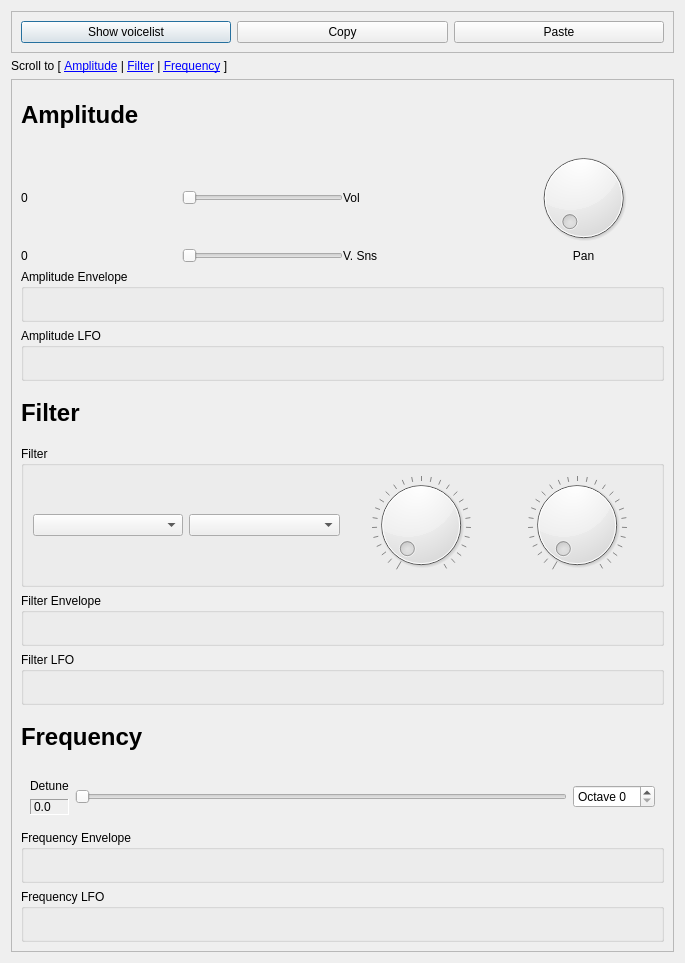
<?xml version="1.0" encoding="UTF-8"?>
<ui version="4.0">
 <class>AddNoteUi</class>
 <widget class="QDialog" name="AddNoteUi">
  <property name="geometry">
   <rect>
    <x>0</x>
    <y>0</y>
    <width>685</width>
    <height>963</height>
   </rect>
  </property>
  <property name="windowTitle">
   <string>Dialog</string>
  </property>
  <layout class="QVBoxLayout" name="verticalLayout">
   <item>
    <widget class="QFrame" name="frame">
     <property name="frameShape">
      <enum>QFrame::StyledPanel</enum>
     </property>
     <property name="frameShadow">
      <enum>QFrame::Raised</enum>
     </property>
     <layout class="QHBoxLayout" name="horizontalLayout">
      <item>
       <widget class="QPushButton" name="pushButton_3">
        <property name="text">
         <string>Show voicelist</string>
        </property>
       </widget>
      </item>
      <item>
       <widget class="QPushButton" name="pushButton">
        <property name="text">
         <string>Copy</string>
        </property>
       </widget>
      </item>
      <item>
       <widget class="QPushButton" name="pushButton_2">
        <property name="text">
         <string>Paste</string>
        </property>
       </widget>
      </item>
     </layout>
    </widget>
   </item>
   <item>
    <widget class="QLabel" name="label">
     <property name="text">
      <string>Scroll to [ &lt;a href=&quot;filters&quot;&gt;&lt;span style=&quot; text-decoration: underline; color:#0000ff;&quot;&gt;Amplitude&lt;/span&gt;&lt;/a&gt; | &lt;a href=&quot;filters&quot;&gt;&lt;span style=&quot; text-decoration: underline; color:#0000ff;&quot;&gt;Filter&lt;/span&gt;&lt;/a&gt; | &lt;a href=&quot;frequency&quot;&gt;&lt;span style=&quot; text-decoration: underline; color:#0000ff;&quot;&gt;Frequency&lt;/span&gt;&lt;/a&gt; ]</string>
     </property>
    </widget>
   </item>
   <item>
    <widget class="QScrollArea" name="scrollArea">
     <property name="verticalScrollBarPolicy">
      <enum>Qt::ScrollBarAsNeeded</enum>
     </property>
     <property name="widgetResizable">
      <bool>true</bool>
     </property>
     <widget class="QWidget" name="scrollAreaWidgetContents">
      <property name="geometry">
       <rect>
        <x>0</x>
        <y>0</y>
        <width>671</width>
        <height>882</height>
       </rect>
      </property>
      <layout class="QVBoxLayout" name="verticalLayout_2">
       <item>
        <widget class="QLabel" name="label_2">
         <property name="text">
          <string>&lt;h1&gt;Amplitude&lt;/h1&gt;</string>
         </property>
        </widget>
       </item>
       <item>
        <layout class="QGridLayout" name="gridLayout">
         <property name="spacing">
          <number>0</number>
         </property>
         <item row="0" column="0">
          <widget class="QLabel" name="label_5">
           <property name="text">
            <string>0</string>
           </property>
          </widget>
         </item>
         <item row="0" column="1">
          <widget class="QSlider" name="horizontalSlider">
           <property name="sizePolicy">
            <sizepolicy hsizetype="Preferred" vsizetype="Fixed">
             <horstretch>0</horstretch>
             <verstretch>0</verstretch>
            </sizepolicy>
           </property>
           <property name="orientation">
            <enum>Qt::Horizontal</enum>
           </property>
          </widget>
         </item>
         <item row="0" column="2">
          <widget class="QLabel" name="label_6">
           <property name="text">
            <string>Vol</string>
           </property>
          </widget>
         </item>
         <item row="1" column="0">
          <widget class="QLabel" name="label_7">
           <property name="text">
            <string>0</string>
           </property>
          </widget>
         </item>
         <item row="1" column="1">
          <widget class="QSlider" name="horizontalSlider_2">
           <property name="sizePolicy">
            <sizepolicy hsizetype="Preferred" vsizetype="Fixed">
             <horstretch>0</horstretch>
             <verstretch>0</verstretch>
            </sizepolicy>
           </property>
           <property name="orientation">
            <enum>Qt::Horizontal</enum>
           </property>
          </widget>
         </item>
         <item row="1" column="2">
          <widget class="QLabel" name="label_8">
           <property name="text">
            <string>V. Sns</string>
           </property>
          </widget>
         </item>
         <item row="0" column="3">
          <widget class="Dial" name="dial">
           <property name="sizePolicy">
            <sizepolicy hsizetype="Preferred" vsizetype="Preferred">
             <horstretch>0</horstretch>
             <verstretch>0</verstretch>
            </sizepolicy>
           </property>
          </widget>
         </item>
         <item row="1" column="3">
          <widget class="QLabel" name="label_10">
           <property name="text">
            <string>Pan</string>
           </property>
           <property name="alignment">
            <set>Qt::AlignCenter</set>
           </property>
          </widget>
         </item>
        </layout>
       </item>
       <item>
        <widget class="EnvelopeBox" name="amplitudeEnvelope">
         <property name="title">
          <string>Amplitude Envelope</string>
         </property>
        </widget>
       </item>
       <item>
        <widget class="LFOBox" name="amplitudeLFO">
         <property name="title">
          <string>Amplitude LFO</string>
         </property>
        </widget>
       </item>
       <item>
        <widget class="QLabel" name="label_3">
         <property name="text">
          <string>&lt;h1&gt;Filter&lt;/h1&gt;</string>
         </property>
        </widget>
       </item>
       <item>
        <widget class="QGroupBox" name="groupBox">
         <property name="title">
          <string>Filter</string>
         </property>
         <property name="controlId" stdset="0">
          <string>FilterParams</string>
         </property>
         <layout class="QGridLayout" name="gridLayout_2">
          <item row="0" column="0">
           <widget class="ComboBox" name="comboBox_3">
            <property name="controlId" stdset="0">
             <string>Type</string>
            </property>
           </widget>
          </item>
          <item row="0" column="1">
           <widget class="ComboBox" name="comboBox_4">
            <property name="controlId" stdset="0">
             <string>Category</string>
            </property>
           </widget>
          </item>
          <item row="0" column="2">
           <widget class="Dial" name="partPan_2">
            <property name="maximum">
             <number>127</number>
            </property>
            <property name="pageStep">
             <number>32</number>
            </property>
            <property name="wrapping">
             <bool>false</bool>
            </property>
            <property name="notchTarget">
             <double>4.699999999999999</double>
            </property>
            <property name="notchesVisible">
             <bool>true</bool>
            </property>
            <property name="controlId" stdset="0">
             <string>CenterFrequency</string>
            </property>
           </widget>
          </item>
          <item row="0" column="3">
           <widget class="Dial" name="masterVolume_10">
            <property name="maximum">
             <number>127</number>
            </property>
            <property name="pageStep">
             <number>32</number>
            </property>
            <property name="wrapping">
             <bool>false</bool>
            </property>
            <property name="notchTarget">
             <double>4.699999999999999</double>
            </property>
            <property name="notchesVisible">
             <bool>true</bool>
            </property>
            <property name="controlId" stdset="0">
             <string>Frequency</string>
            </property>
           </widget>
          </item>
         </layout>
        </widget>
       </item>
       <item>
        <widget class="EnvelopeBox" name="filterEnvelope">
         <property name="title">
          <string>Filter Envelope</string>
         </property>
        </widget>
       </item>
       <item>
        <widget class="LFOBox" name="filterLFO">
         <property name="title">
          <string>Filter LFO</string>
         </property>
        </widget>
       </item>
       <item>
        <widget class="QLabel" name="label_4">
         <property name="text">
          <string>&lt;h1&gt;Frequency&lt;/h1&gt;</string>
         </property>
        </widget>
       </item>
       <item>
        <widget class="QWidget" name="widget" native="true">
         <layout class="QHBoxLayout" name="horizontalLayout_3">
          <item>
           <layout class="QVBoxLayout" name="verticalLayout_4">
            <item>
             <widget class="QLabel" name="label_9">
              <property name="text">
               <string>Detune</string>
              </property>
             </widget>
            </item>
            <item>
             <widget class="QLabel" name="label_11">
              <property name="frameShape">
               <enum>QFrame::Panel</enum>
              </property>
              <property name="frameShadow">
               <enum>QFrame::Sunken</enum>
              </property>
              <property name="text">
               <string>0.0</string>
              </property>
             </widget>
            </item>
           </layout>
          </item>
          <item>
           <widget class="QSlider" name="horizontalSlider_3">
            <property name="orientation">
             <enum>Qt::Horizontal</enum>
            </property>
           </widget>
          </item>
          <item>
           <widget class="QSpinBox" name="octave">
            <property name="prefix">
             <string>Octave </string>
            </property>
           </widget>
          </item>
         </layout>
        </widget>
       </item>
       <item>
        <widget class="EnvelopeBox" name="frequencyEnvelope">
         <property name="title">
          <string>Frequency Envelope</string>
         </property>
        </widget>
       </item>
       <item>
        <widget class="LFOBox" name="frequencyLFO">
         <property name="title">
          <string>Frequency LFO</string>
         </property>
        </widget>
       </item>
      </layout>
     </widget>
    </widget>
   </item>
  </layout>
 </widget>
 <customwidgets>
  <customwidget>
   <class>Dial</class>
   <extends>QDial</extends>
   <header>Dial.h</header>
  </customwidget>
  <customwidget>
   <class>ComboBox</class>
   <extends>QComboBox</extends>
   <header>Combobox.h</header>
  </customwidget>
  <customwidget>
   <class>LFOBox</class>
   <extends>QGroupBox</extends>
   <header>LFObox.h</header>
   <container>1</container>
  </customwidget>
  <customwidget>
   <class>EnvelopeBox</class>
   <extends>QGroupBox</extends>
   <header>EnvelopeBox.h</header>
   <container>1</container>
  </customwidget>
 </customwidgets>
 <resources/>
 <connections/>
</ui>
